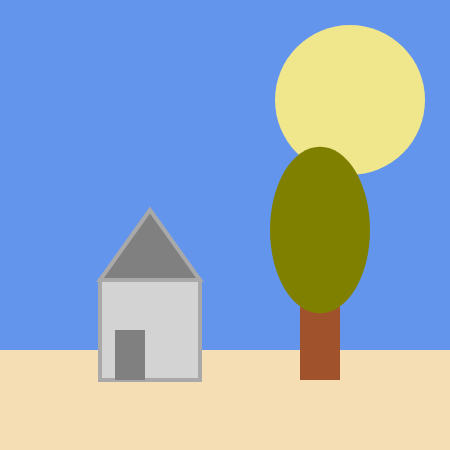
Frame 1 (no input)
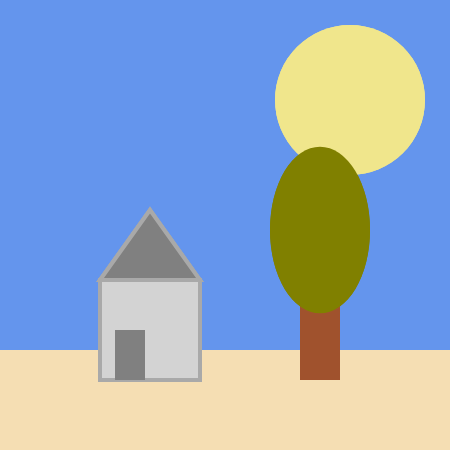
Frame 2 (the mouse pressed at the canvas centre, redrawn once)

The p5.js sketch that drew these frames (run headless with seeded random() and noise() and a simulated clock; the mouse was pressed at the canvas centre and the sketch redrawn once):

// p5.js sketch
// ── sketch.js
function setup() {
    createCanvas(450, 450);
    background("cornflowerblue");
    noLoop();
}

function draw() {
    // Draw the ground
    noStroke();
    fill("wheat");
    rect(0, 350, 450, 100);

    // Draw the house
    strokeWeight(4);
    stroke("darkgrey");
    fill("lightgray");
    rect(100, 280, 100, 100);
    fill("gray");
    triangle(100, 280, 150, 210, 200, 280);

    // teken de deur
    noStroke();
    rect(115, 330, 30, 50);

    fill("khaki");
    ellipse(350, 100, 150);

    // teken de boom
    fill("sienna");
    rect(300, 250, 40, 130);
    fill("olive");
    ellipse(320, 230, 100, 500 / 3);
}
